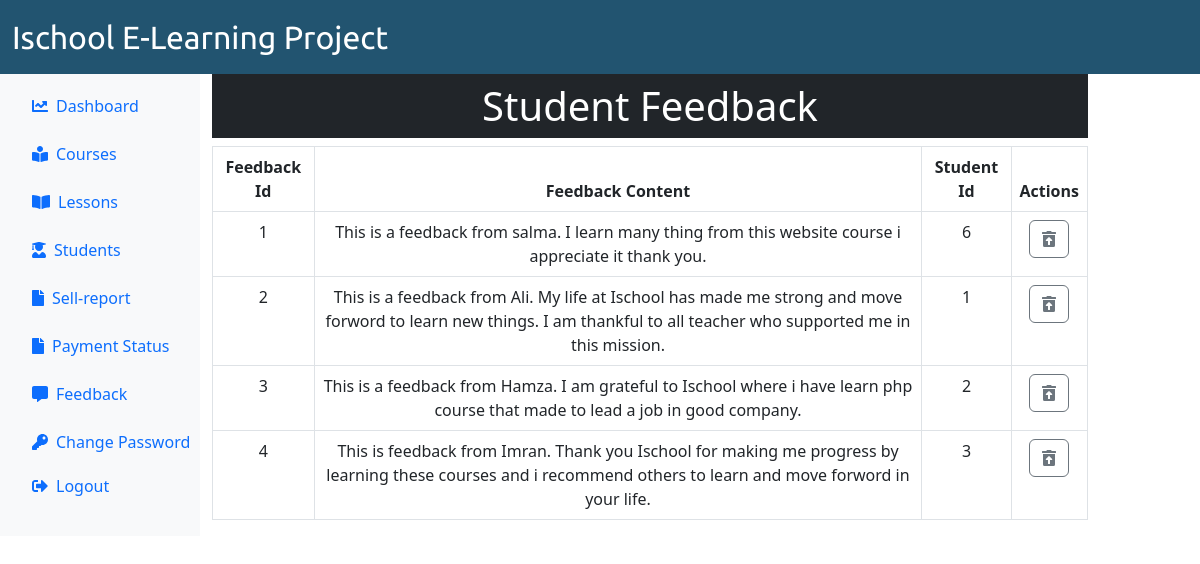
Page /Admin/feedback.php (signed in) on the committed database.
### tables this page shows
CREATE TABLE `feedback` (
  `f_id` int NOT NULL,
  `f_content` varchar(244) NOT NULL,
  `stu_id` int NOT NULL
);

### Admin/feedback.php (the view, shortened to what this page needs)
<?php
  include"includes/header.php";
?>
<div class="col-md-9">
<h1 class="bg-dark text-white text-center p-2">Student Feedback</h1>
<table class="table table-bordered table-hover text-center">
	<thead>
		<tr>
			<th>Feedback Id </th>
			<th>Feedback Content</th>
			<th>Student Id</th>
			<th>Actions</th>
		</tr>
	</thead>
	<tbody>
	<?php
   $sql_feedback = "SELECT * FROM feedback";
   $feedback_result = mysqli_query($conn,$sql_feedback) or die("connection_aborted");
      if (mysqli_num_rows($feedback_result) > 0) {
      while ($row = mysqli_fetch_assoc($feedback_result)){
     ?>
		<tr>
			<td><?php echo $row["f_id"];?></td>
			<td><?php echo $row["f_content"];?></td>
			<td><?php echo $row["stu_id"];?></td>
			<td>
		   <form action="feedback-delete.php" method="POST" class="d-inline">
		   <button class="btn btn-outline-secondary" name="delete-btn">
			<i class="fa fa-trash-restore-alt"></i>
		   </button>
		   </form>
			</td>
		</tr>
		<?php
		 	}
        }
        ?>
	</tbody>
</table>
</div>
<?php include"includes/footer.php";?>

### rows in the picture
feedback: f_id "1", f_content "This is a feedback from salma. I learn many thing from this website course i appreciate it thank you.", stu "6"
feedback: f_id "2", f_content "This is a feedback from Ali. My life at Ischool has made me strong and move forword to learn new things. I am thankful to all teacher who supported me in this mission.", stu "1"
feedback: f_id "3", f_content "This is a feedback from Hamza. I am grateful to Ischool where i have learn php course that made to lead a job in good company.", stu "2"
feedback: f_id "4", f_content "This is feedback from Imran. Thank you Ischool for making me progress by learning these courses and i recommend others to learn and move forword in your life.", stu "3"
